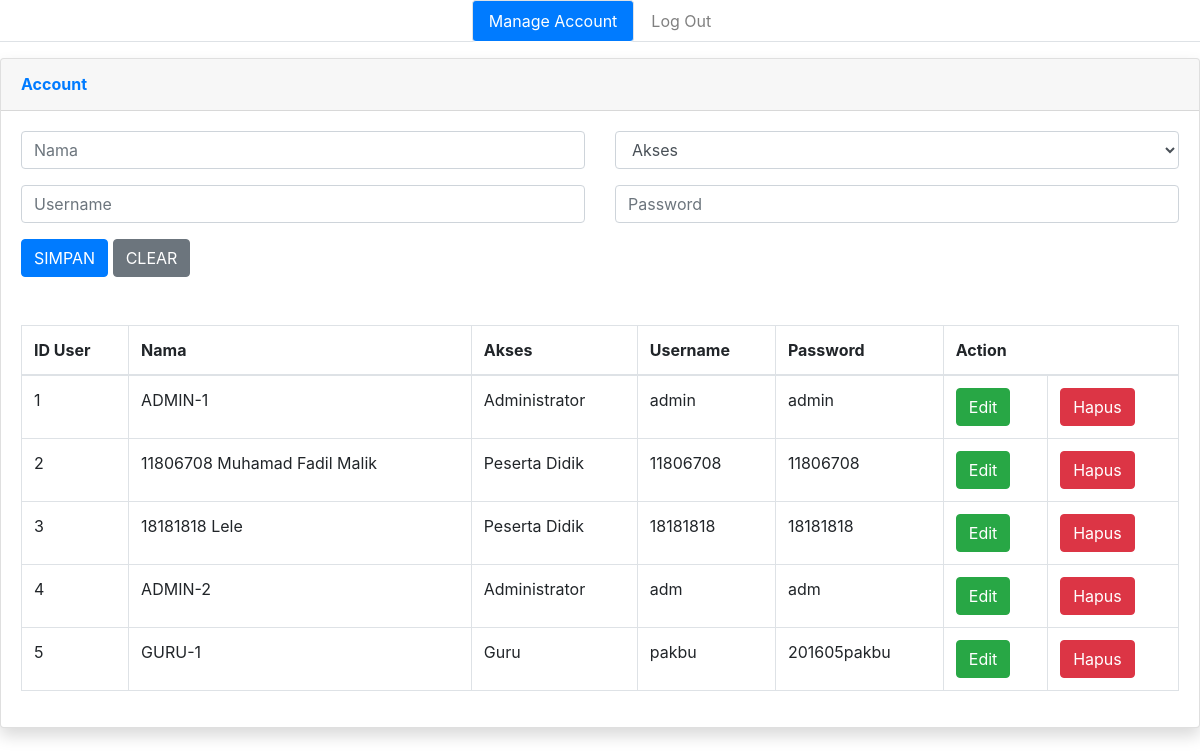
Screenshot of /page/admin/ (signed in) with the database file from the repository.
### tables this page shows
CREATE TABLE `user` (
  `id` int(11) NOT NULL,
  `nama` varchar(225) NOT NULL,
  `username` varchar(255) NOT NULL,
  `password` varchar(255) NOT NULL,
  `akses` varchar(255) NOT NULL
);

### page/admin/account.php (the view, shortened to what this page needs)
<?php
    include '../../config/koneksi.php';
  if (isset($_POST['clear'])) {
    echo "<script>alert('Data dibersihkan');document.location.href='?menu=account';</script>";
  }else{
    mysqli_error($con);
  }
 ?>
          <div class="card shadow mb-4">
            <div class="card-header py-3">
              <h6 class="m-0 font-weight-bold text-primary">Account</h6>
            </div>
            <div class="card-body">
            <form method="post">
            <div class="form-group">
                <div class="row">
                    <div class="col">
                    <input type="text" name="nama" class="form-control" placeholder="Nama" value="<?php echo $isi['nama']?>">
                    </div>
                    <div class="col">
                    <select name="akses" class="form-control">
                      <?php if ($isi['akses'] === 'Administrator') { ?>
                                <option value="Administrator">Administrator</option>
                            <?php }else if ($isi['akses'] === 'Peserta Didik') { ?>
                                <option value="Peserta Didik">Peserta Didik</option>
                            <?php }else if ($isi['akses'] === 'Orang Tua') { ?>
                                <option value="Orang Tua">Orang Tua</option>
                            <?php }else if ($isi['akses'] === 'Guru') { ?>
                                <option value="Guru">Guru</option>
                            <?php }else { ?>
                                <option value="" disabled selected>Akses</option>
                      <?php } ?>
                    </select>
                    </div>
                </div>
            </div>
            <div class="form-group">
                <div class="row">
                    <div class="col">
                    <input type="text" name="username" class="form-control" placeholder="Username" value="<?php echo $isi['username']?>">
                    </div>
                    <div class="col">
                    <input type="text" name="password" class="form-control" placeholder="Password" value="<?php echo $isi['password']?>">
                    </div>
                </div>
            </div>
            <?php if (isset($_GET['edit'])) {?>
                <td><input class="btn btn-warning" type="submit" name="update" value="UPDATE"></td>
              <?php }else{ ?>
                <td><input class="btn btn-primary" type="submit" name="simpan" value="SIMPAN"></td>
            <?php } ?>
            <button class="btn btn-secondary" name="clear">CLEAR</button>
            </form>
            <br><br>
              <div class="table-responsive">
                <table class="table table-bordered" id="dataTable" width="100%" cellspacing="0">
                  <thead>
                    <tr>
                      <th>ID User</th>
                      <th>Nama</th>
                      <th>Akses</th>
                      <th>Username</th>
                      <th>Password</th>
                      <th colspan="2" >Action</th>
                    </tr>
                  </thead>
                  <tbody>
                    <?php
                      $no=0;
                      $sql = mysqli_query($con,"SELECT * FROM user");
                      while($r=mysqli_fetch_array($sql)){
                      $no++;
                     ?>
                     <tr>
                       <td><?php echo $no; ?></td>
                       <td><?php echo $r['nama'] ?></td>
                       <td><?php echo $r['akses'] ?></td>
                       <td><?php echo $r['username'] ?></td>
                       <td><?php echo $r['password'] ?></td>
                       <td><a class="btn btn-success" href="?menu=account&edit&id=<?php echo $r['id'] ?>">Edit</a></td>
                       <td><a class="btn btn-danger" href="?menu=account&hapus&id=<?php echo $r['id'] ?>">Hapus</a></td>
                     </tr>
                    <?php } ?>
                  </tbody>
                </table>
              </div>
            </div>
          </div>

### page/admin/index.php (shortened to what this page needs)
<?php
    include '../../config/koneksi.php';
?>
<!DOCTYPE html>
<html lang="en">
<head>
    <link rel="stylesheet" href="../../css/bootstrap.min.css">
</head>
<body>
<ul class="nav nav-tabs justify-content-center nav-pills mb-3" id="pills-tab" role="tablist">
                <li class="nav-item"><a class="nav-link active" href="?menu=account">Manage Account</a></li>
                <li class="nav-item"><a class="nav-link" href="../../logout.php" style="color: grey;">Log Out</a></li>
 </ul>
 <?php
    switch ($_GET['menu']) {
    default:
        include 'account.php';
        break;
    }
 ?>
</body>
</html>

### rows the page displays
user: nama "ADMIN-1", akses "Administrator", username "admin", password "admin"
user: nama "11806708 Muhamad Fadil Malik", akses "Peserta Didik", username "11806708", password "11806708"
user: nama "18181818 Lele", akses "Peserta Didik", username "18181818", password "18181818"
user: nama "ADMIN-2", akses "Administrator", username "adm", password "adm"
user: nama "GURU-1", akses "Guru", username "pakbu", password "201605pakbu"
